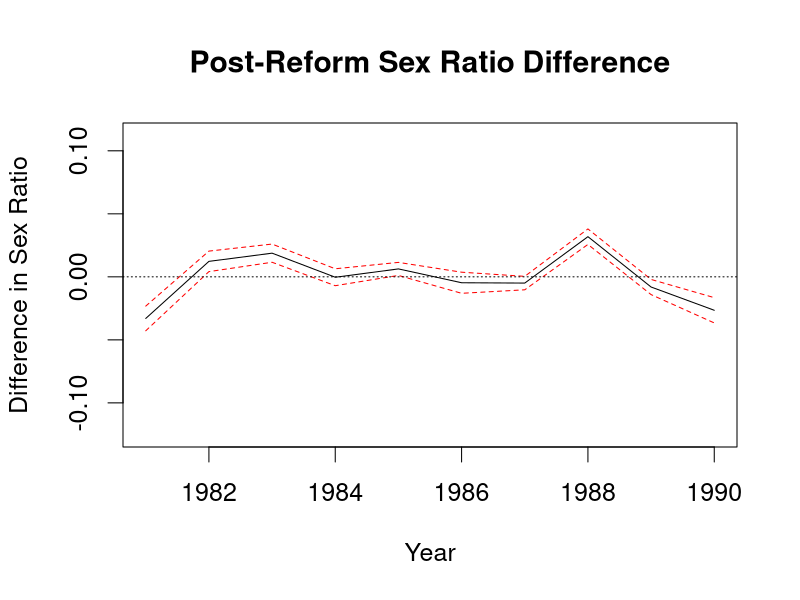
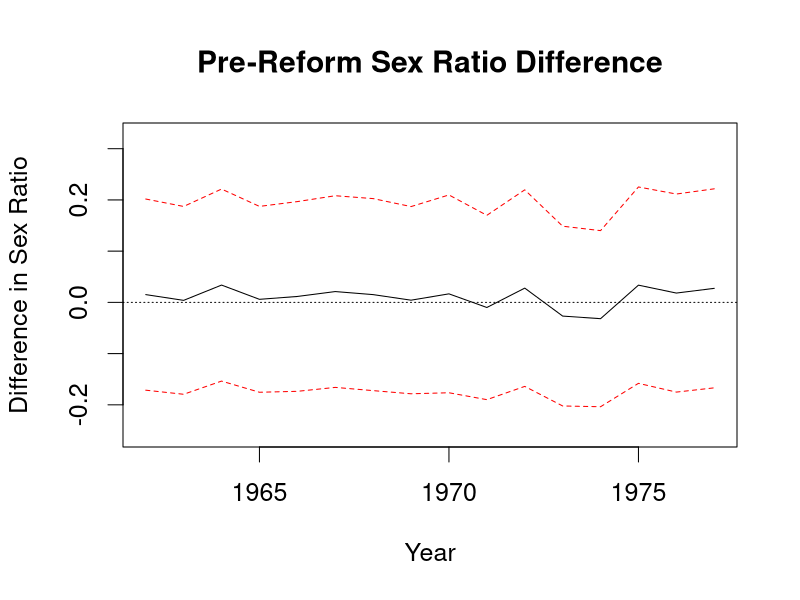

R code for these plots, in order:
## ---- chunk 1
## load data
women <- read.csv("data/chinawomen.csv", header = TRUE)
women$teadum <- ifelse(women$teasown > 0 & women$orch == 0, 1, 0)
women$orchdum <- ifelse(women$orch > 0 & women$teasown == 0, 1, 0)
women.after <- women[women$biryr == 1985, ]
## function to compute standard errors, confidence intervals
est.conf <- function(x, conf.level){
  mean.x <- mean(x, na.rm = TRUE)
  se.x <- sqrt(var(x) / length(x))
  ci <- c(mean.x - qnorm(1 - conf.level / 2) * se.x, 
          mean.x + qnorm(1 - conf.level / 2) * se.x)
  final <- c(mean.x, se.x, ci, length(x))
  names(final) <- c("mean", "se", "lower.ci", "upper.ci", "n.obs")
  return(final)
}
## point estimates and CIs
tea <- est.conf(women.after$sex[women.after$teadum == 1], 
                conf.level = 0.05)
orch <- est.conf(women.after$sex[women.after$orchdum == 1], 
                 conf.level = 0.05)
## difference-in-means
conf.level <- 0.05
est.diff <- tea[1] - orch[1]
se.diff <- sqrt(tea[2]^2 / tea[5] + orch[2]^2 / orch[5])
cis.diff <- c(est.diff - qnorm(1 - conf.level / 2) * se.diff, 
              est.diff + qnorm(1 - conf.level / 2) * se.diff)
results <- c(est.diff, se.diff, cis.diff)
names(results) <- c("diff", "se", "lower.ci", "upper.ci")
results
## ---- chunk 2
par(cex = 1.5) 
years <- unique(women$biryr[women$biryr > 1980])
diff <- matrix(data = NA, nrow = length(years), ncol = 5)
rownames(diff) <- years
colnames(diff) <- c("est", "se", "lower.ci", "upper.ci", "n.obs")
for(i in 1:length(years)){
  tea <- est.conf(women$sex[women$teadum == 1 & women$biryr == years[i]], 
                  conf.level = 0.05)
  orch <- est.conf(women$sex[women$orchdum == 1 & women$biryr == years[i]], 
                   conf.level = 0.05)
  conf.level <- 0.05
  est.diff <- tea[1] - orch[1]
  se.diff <- sqrt(tea[2]^2/tea[5] + orch[2]^2 / orch[5])
  cis.diff <- c(est.diff - qnorm(1 - conf.level/2) * se.diff, 
                est.diff + qnorm(1 - conf.level/2) * se.diff)
  diff[i, ] <- c(est.diff, se.diff, cis.diff, tea[5] + orch[5])
}
plot(years, diff[, "est"], type = "l",
     xlab = "Year", ylab = "Difference in Sex Ratio",
     ylim = c(min(diff[, "lower.ci"]) - 4 * sd(diff[, "lower.ci"]), 
              max(diff[, "upper.ci"]) + 4 * sd(diff[, "upper.ci"])), 
     main = "Post-Reform Sex Ratio Difference")
lines(years, diff[, "lower.ci"], lty = 2, col = "red")
lines(years, diff[, "upper.ci"], lty = 2, col = "red")
abline(h = 0, lty = 3)
## ---- chunk 3
women.before <- women[women$biryr == 1978, ]
han.tea <- est.conf(women.before$han[women.before$teadum == 1], 
                    conf.level = 0.05)
sex.tea <- est.conf(women.before$sex[women.before$teadum == 1], 
                    conf.level = 0.05) 
han.orch <- est.conf(women.before$han[women.before$orchdum == 1], 
                     conf.level = 0.05)
sex.orch <- est.conf(women.before$sex[women.before$orchdum == 1], 
                     conf.level = 0.05) 
## Han difference
han.diff <- han.tea[1] - han.orch[1]
han.se <- sqrt(han.tea[2]^2 / han.tea[5] + 
                   han.orch[2]^2 / han.orch[5])
han.cis <- c(han.diff - qnorm(1-conf.level / 2) * han.se, 
             han.diff + qnorm(1-conf.level / 2) * han.se)
results <- c(han.diff, han.se, han.cis)
names(results) <- c("mean", "se", "lower.ci", "upper.ci")
results
## sex difference
sex.diff <- sex.tea[1] - sex.orch[1]
sex.se <- sqrt(sex.tea[2]^2 / sex.tea[5] + 
                   sex.orch[2]^2 / sex.orch[5])
sex.cis <- c(sex.diff - qnorm(1 - conf.level / 2) * sex.se, 
             sex.diff + qnorm(1 - conf.level / 2) * sex.se)
results <- c(sex.diff, sex.se, sex.cis)
names(results) <- c("mean", "se", "lower.ci", "upper.ci")
results
## ---- chunk 4
par(cex = 1.5)
## sex differences
years <- unique(women$biryr[women$biryr < 1978])
results.sex <- matrix(data = NA, ncol = 4, nrow = length(years))
rownames(results.sex) <- years
colnames(results.sex) <- c("mean", "se", "lower.ci", "upper.ci")
for(i in 1:length(years)){
    women.before <- women[women$biryr == years[i], ]
    sex.tea <- est.conf(women.before$sex[women.before$teadum == 1], 
                        conf.level = 0.05)
    sex.orch <- est.conf(women.before$sex[women.before$orchdum == 1], 
                         conf.level = 0.05)
    ## sex difference
    sex.diff <- sex.tea[1] - sex.orch[1]
    sex.se <- sqrt(sex.tea[1]^2 / sex.tea[5] + 
                       sex.orch[1]^2 / sex.orch[5])
    sex.cis <- c(sex.diff - qnorm(1 - conf.level / 2) * sex.se, 
                 sex.diff + qnorm(1 - conf.level / 2) * sex.se)
    results.sex[i, ] <- c(sex.diff, sex.se, sex.cis)
}
## graph the results
plot(years, results.sex[, "mean"], type = "l",
     xlab = "Year", ylab = "Difference in Sex Ratio",
     ylim = c(min(results.sex[, "lower.ci"]) - 
                  4 * sd(results.sex[, "lower.ci"]), 
              max(results.sex[, "upper.ci"]) + 
                  4 * sd(results.sex[, "upper.ci"])), 
     main = "Pre-Reform Sex Ratio Difference")
lines(years, results.sex[, "lower.ci"], lty = 2, col = "red")
lines(years, results.sex[, "upper.ci"], lty = 2, col = "red")
abline(h = 0, lty = 3)
## ---- chunk 5
## Tea-producing regions
counties.before <- unique(women$admin[women$biryr == 1978])
counties.after <- unique(women$admin[women$biryr == 1980])
counties.list <- intersect(counties.before, counties.after)
women.before <- women[women$teadum == 1 & women$biryr == 1978 & 
                          women$admin %in% counties.list, ]
women.after <- women[women$teadum == 1 & women$biryr == 1980 & 
                         women$admin %in% counties.list, ]
women.before <- women.before[order(women.before$admin), ] # sort by admin
women.after <- women.after[order(women.after$admin), ]
tea.before <- est.conf(women.before$sex, conf.level = 0.05)
tea.after <- est.conf(women.after$sex, conf.level = 0.05)
covar.tea <- cov(women.before$sex,  women.after$sex, 
                 use = "pairwise.complete.obs") / nrow(women.before)
est.tea <- tea.after[1] - tea.before[1]
var.tea <- tea.after[2]^2 + tea.before[2]^2 - 2*covar.tea
## Fruit-producing regions
women.before <- women[women$orchdum == 1 & women$biryr == 1978 & 
                          women$admin %in% counties.list, ]
women.after <- women[women$orchdum == 1 & women$biryr == 1980 & 
                         women$admin %in% counties.list, ]
women.before <- women.before[order(women.before$admin), ] # sort by admin
women.after <- women.after[order(women.after$admin), ]
orch.before <- est.conf(women.before$sex, conf.level = 0.05)
orch.after <- est.conf(women.after$sex, conf.level = 0.05)
covar.orch <- cov(women.before$sex,  women.after$sex, 
                 use = "pairwise.complete.obs") / nrow(women.before)
est.orch <- orch.after[1] - orch.before[1]
var.orch <- orch.after[2]^2 + orch.before[2]^2 - 2*covar.orch
## Difference-in-differences
est.did <- est.tea - est.orch
se.did <- sqrt(var.tea + var.orch)
cis.did <- c(est.did - qnorm(1 - conf.level/2) * se.did, 
             est.did + qnorm(1 - conf.level/2) * se.did)
results <- c(est.did, se.did, cis.did)
names(results) <- c("diff-in-diff", "se", "lower.ci", "upper.ci")
results
